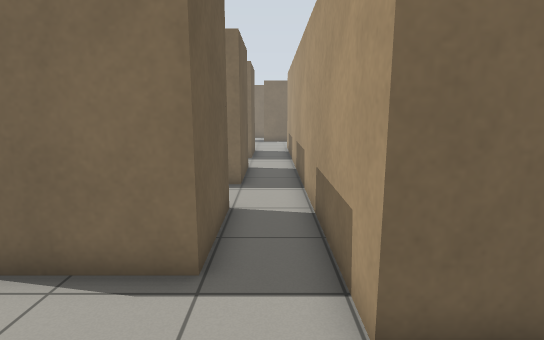
[1] (above)

16 first-person views from a walk through a world built for the Gazebo simulator. The camera is 1.2 m above the floor, tilts 10° down and sees 80° across. The floor is counted in squares, 0.5 m on a side. Each view is taken from the middle of a square. On the plan, view 1 faces up. The plan holds only what a view shows up to about 19 squares ahead; the rest is blank. The place goes on beyond the plan.

[2]
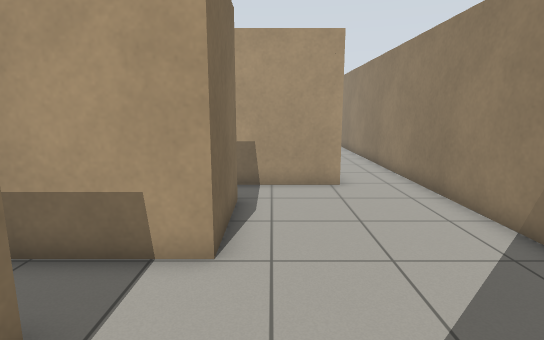

[3]
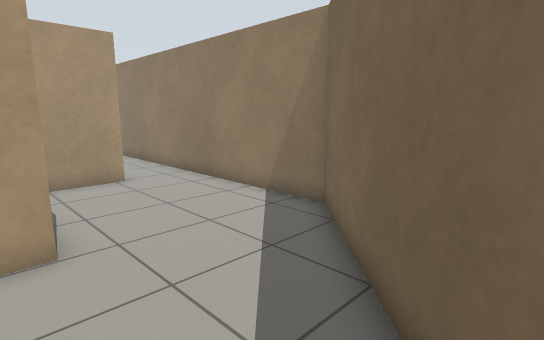

[4]
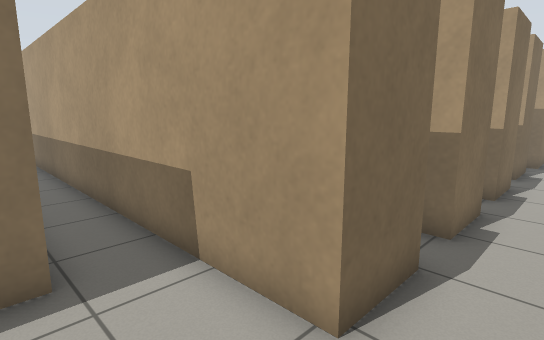

[5]
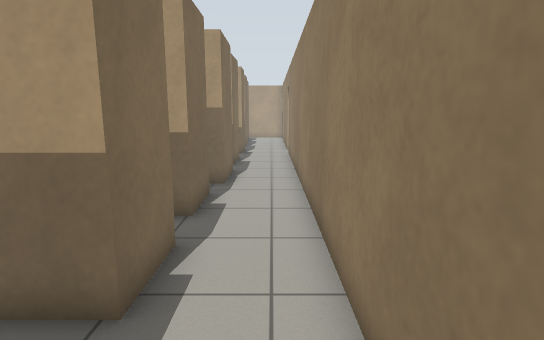

[6]
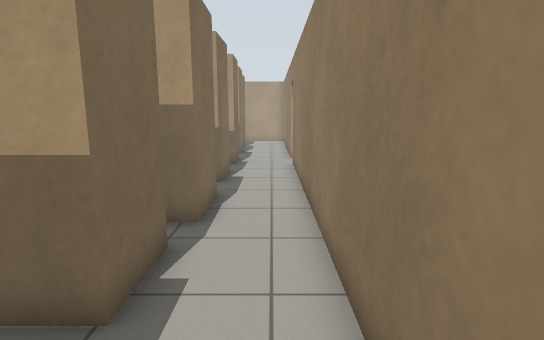

[7]
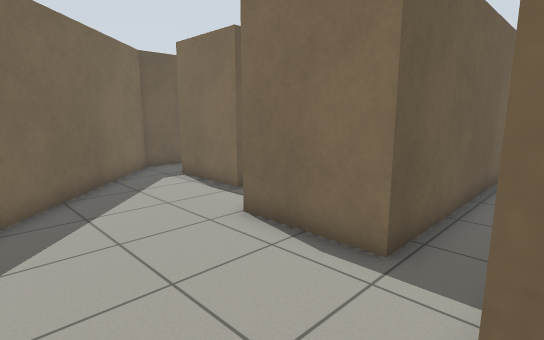

[8]
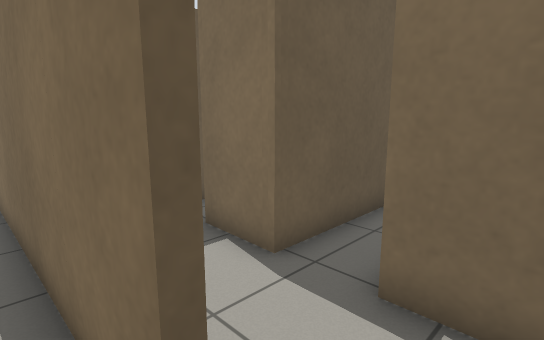

[9]
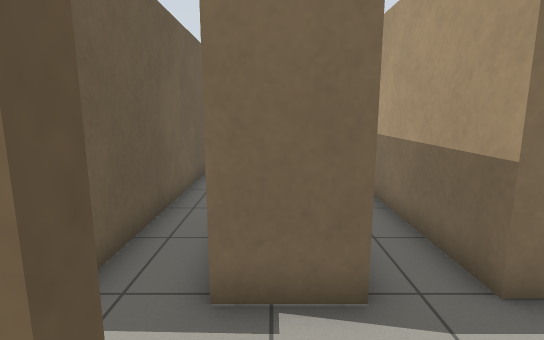

[10]
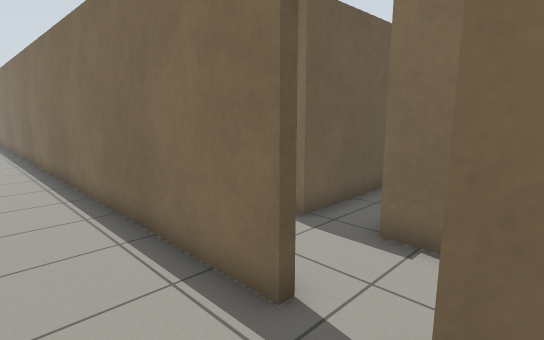

[11]
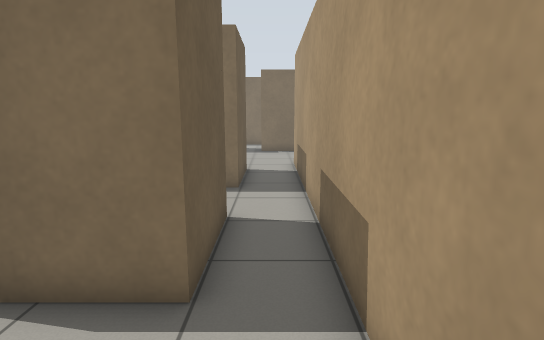

[12]
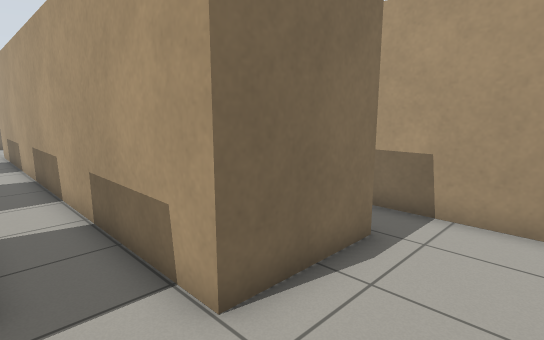

[13]
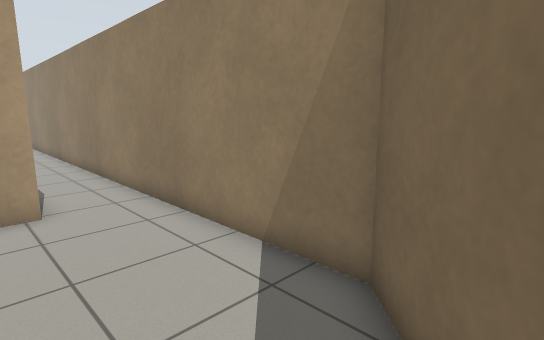

[14]
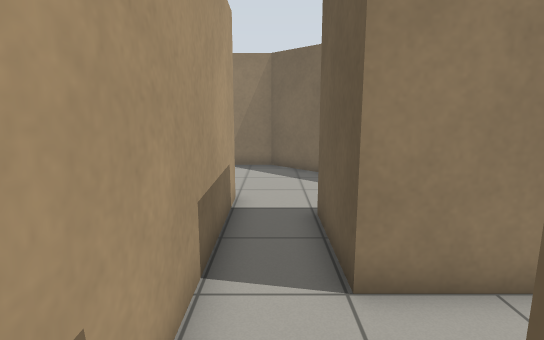

[15]
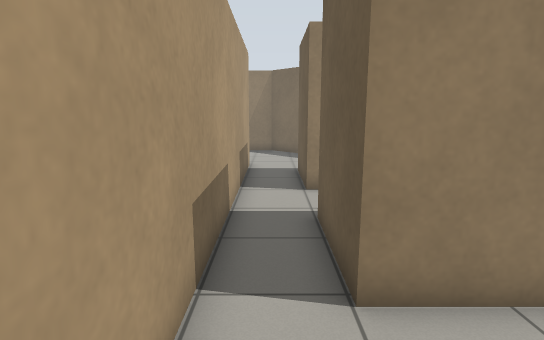

[16]
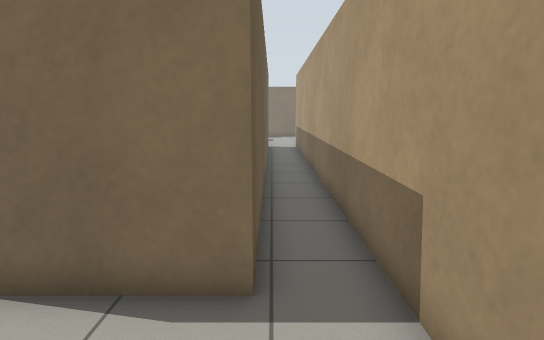

### Floor plan
Points are (right, up) in squares from view 1. A wall is a line through its corners. A room is listed if a view was taken in it or the views show most of it. See-through windows are left out.
Room 1 (views 1, 2, 3, 4, 5, 6, 7, 11, 12, 13, 16)
walls: (9, -0.2) (6.7, -0.2) (6.7, 18); (12.9, -0.2) (10.6, -0.2) (10.6, 0.4); (16.8, -0.2) (14.4, -0.2); (4.8, 13.4) (4.8, 3) (1.1, 3) (1.1, 8.5); (-1.1, 8) (-1.1, 4.5) (-4.6, 4.5); (20.6, -0.2) (18.3, -0.2); (4.8, 16.3) (4.8, 15.6); (24.5, -0.2) (21.9, -0.2); (-5.6, 2.6) (0, -3) (30.4, -3); (28.3, 9) (28.3, -0.2) (26, -0.2); (32.3, -0.2) (30.1, -0.2); (32.1, -3) (34.4, -3); (34.6, -0.2) (34, -0.2) (34, 5.4)
ways out: open door at (31.5, -3) to room 2; opening at (0, 8) to room 3
Room 2 (views 8, 9, 10)
walls: (30.4, -3.3) (8.3, -3.3); (33, -3.3) (32.1, -3.3)
ways out: open door at (31.5, -3) to room 1
Room 3 (view 14)
walls: (-3.6, 8) (-1.1, 8); (1.1, 8.5) (1.1, 14.5); (-1.1, 14.3) (-1.1, 10.8) (-3.5, 10.8)
ways out: opening at (0, 8) to room 1; opening at (0, 14) to room 4
Room 4 (view 15)
walls: (-3.5, 14.3) (-1.1, 14.3); (1.1, 14.5) (1.1, 20.5); (-1.1, 20.5) (-1.1, 17.3) (-1.5, 17.3)
ways out: opening at (0, 14) to room 3

Where each view was taken, in squares from view 1:
view 1: 0 up, 0 right, facing up
view 2: 2 up, 4 left, facing right
view 3: 4 up, 5 left, facing down-right
view 4: 2 down, 4 right, facing up-right
view 5: 2 down, 11 right, facing right
view 6: 2 down, 15 right, facing right
view 7: 2 down, 7 right, facing up-left
view 8: 4 down, 32 right, facing up-left
view 9: 4 down, 31 right, facing up
view 10: 6 down, 33 right, facing up-left
view 11: 7 up, 0 right, facing up
view 12: 0 up, 1 left, facing up-right
view 13: 1 up, 2 left, facing down-right
view 14: 12 up, 0 right, facing down
view 15: 18 up, 0 right, facing down
view 16: 1 down, 5 right, facing up
